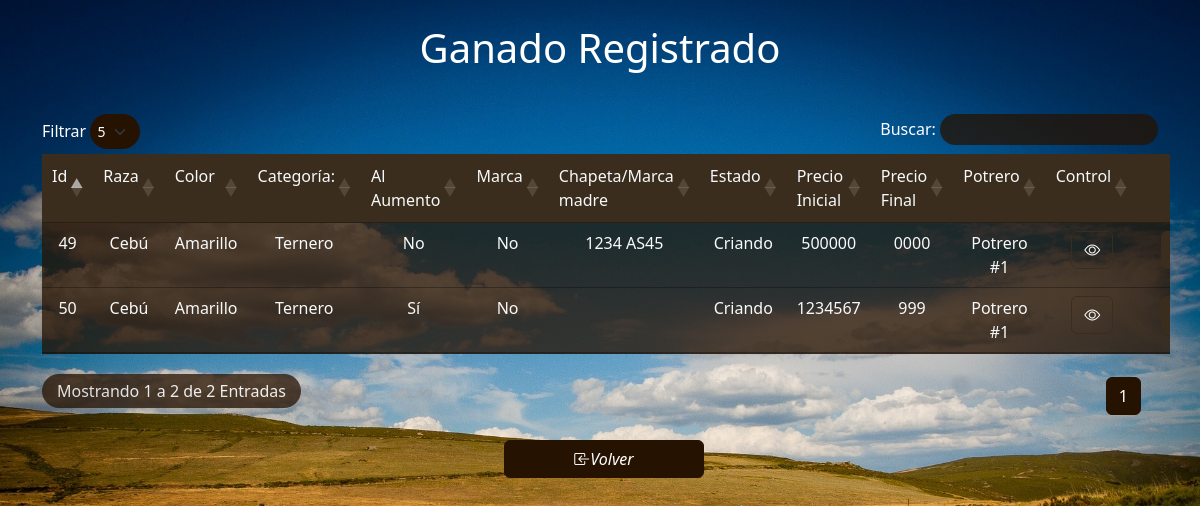
The page /ganado/tablaGanado.php (signed in) on the database its author committed.
### tables this page shows
CREATE TABLE `ganado` (
  `idRes` int(11) NOT NULL,
  `raza` varchar(50) NOT NULL,
  `colorRes` varchar(40) NOT NULL,
  `categoriaEdad` varchar(50) NOT NULL,
  `tipoNegocio` varchar(50) NOT NULL,
  `idSocio` int(11) NOT NULL,
  `marcaChapeta` varchar(40) NOT NULL,
  `estado` varchar(50) NOT NULL,
  `precioinicial` varchar(40) NOT NULL,
  `precioFinal` varchar(40) NOT NULL,
  `idPotrero` int(11) NOT NULL,
  `pesoInicial` varchar(40) NOT NULL,
  `pesoActual` varchar(40) NOT NULL,
  `pesoFinal` varchar(40) NOT NULL,
  `vacunaAftosa` date NOT NULL,
  `vecesAplicada` varchar(10) NOT NULL,
  `tratamiento` varchar(40) NOT NULL
);

CREATE TABLE `socios` (
  `idSocio` int(11) NOT NULL,
  `nombreSocio` varchar(50) NOT NULL,
  `apellidoSocio` varchar(50) NOT NULL,
  `documentoSocio` int(50) NOT NULL,
  `telefonoSocio` varchar(50) NOT NULL,
  `marca` varchar(11) NOT NULL,
  `tipoDocumento` varchar(40) NOT NULL
);

CREATE TABLE `potrero` (
  `idPotrero` int(11) NOT NULL,
  `nombrePotrero` varchar(50) NOT NULL,
  `estadoPotrero` varchar(50) NOT NULL,
  `medida` varchar(50) NOT NULL
);

### ganado/registros.php (the view, shortened to what this page needs)
<?php
    class Conectar{
        function listaGanado(){
            $servidor="localhost";
            $user="root";
            $password="";
            $database="finca_ganadera";
            $con= new mysqli($servidor,$user,$password,$database);
            $sql="SELECT * FROM ganado INNER JOIN socios ON ganado.idSocio = socios.idSocio INNER JOIN potrero ON ganado.idPotrero = potrero.idPotrero ORDER BY raza ASC";
            $resultset = $con->query($sql);
                while($fila = $resultset->fetch_assoc()){
                    echo "<tr>
                    <td>".$fila["idRes"]."</td>
                    <td>".$fila["raza"]."</td>
                    <td>".$fila["colorRes"]."</td>
                    <td>".$fila["categoriaEdad"]."</td>
                    <td>".$fila["tipoNegocio"]."</td>
                    <td>".$fila["marca"]."</td>
                    <td>".$fila["marcaChapeta"]."</td>
                    <td>".$fila["estado"]."</td>
                    <td>".$fila["precioinicial"]."</td>
                    <td>".$fila["precioFinal"]."</td>
                    <td>".$fila["nombrePotrero"]."</td>
                    <td class='text-end pe-4 ps-4'>
                    <a class='btn  text-white btn-outline-success' href='controlGanado.php?id=".$fila["idRes"]."' > <i class='bi bi-eye'></i> </a>
                    </td>
                    <td class='text-end pe-4 ps-4'>
                    <a class='btn btn-success' href='editarGanado.php?id=".$fila["idRes"]."' > <i class='bi bi-pencil'></i> </a>
                    </td><td class='text-end pe-4 ps-4'>
                        <button class='btn btn-danger' onclick='listaGanado(this.value)' value='".$fila["idRes"]."'> <i class='bi bi-trash'></i></button>
                    </td></tr>";
                }
            }
        }
?>

### ganado/tablaGanado.php (style rules this page uses)
body { background: url(../img/fondotabla.jpg) ; background-size: cover; background-repeat: no-repeat; background-attachment: fixed; margin: 0; height: 100vh; }

### rows shown on the page
ganado: idRes "49", raza "Cebú", colorRes "Amarillo", categoriaEdad "Ternero", tipoNegocio "No", idSocio.marca "No", marcaChapeta "1234 AS45", estado "Criando", precioinicial "500000", precioFinal "0000", idPotrero.nombrePotrero "Potrero #1"
ganado: idRes "50", raza "Cebú", colorRes "Amarillo", categoriaEdad "Ternero", tipoNegocio "Sí", idSocio.marca "No", estado "Criando", precioinicial "1234567", precioFinal "999", idPotrero.nombrePotrero "Potrero #1"
